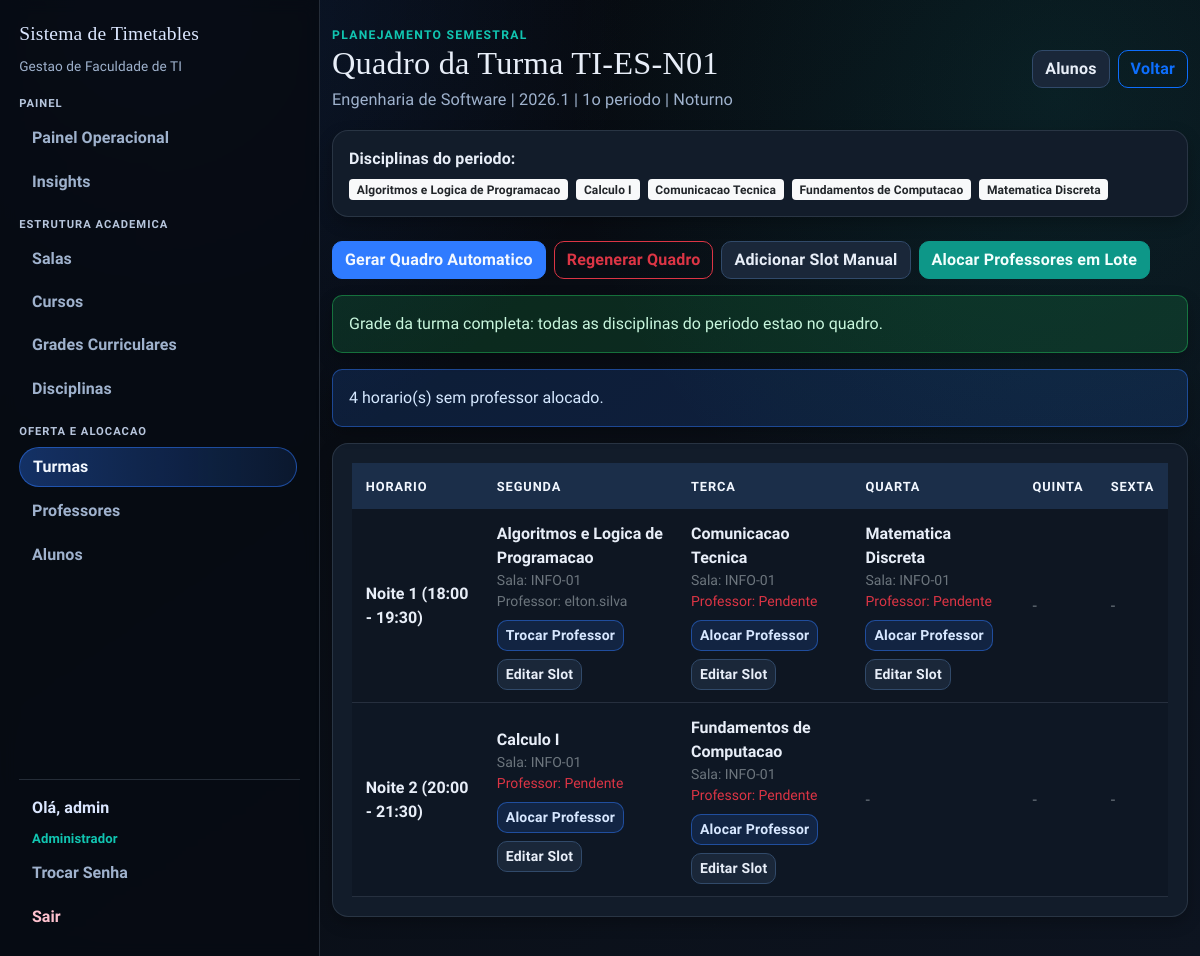
The page /turma/3/quadro (signed in) on the database its author committed.
### app/models.py (models this page shows, shortened)
class User(UserMixin, db.Model):
    id = db.Column(db.Integer, primary_key=True)
    username = db.Column(db.String(64), unique=True, nullable=False)
    email = db.Column(db.String(120), unique=True, nullable=False)
    password_hash = db.Column(db.String(128))
    role = db.Column(db.String(20), default='professor')  # 'admin' or 'professor'
    disciplinas_aptas = db.relationship(
        "Disciplina",
        secondary=professor_disciplina,
        lazy="select",
        backref=db.backref("professores_aptos", lazy="select"),
    )
    def is_admin(self):
        return self.role == 'admin'

class Turma(db.Model):
    id = db.Column(db.Integer, primary_key=True)
    curso_id = db.Column(db.Integer, db.ForeignKey("curso.id"), nullable=False)
    codigo = db.Column(db.String(30), nullable=False)
    semestre_letivo = db.Column(db.String(20), nullable=False)
    periodo = db.Column(db.Integer, nullable=False)
    turno = db.Column(db.String(20), nullable=False, default="noturno")
    quantidade_alunos = db.Column(db.Integer, nullable=True)
    ativa = db.Column(db.Boolean, nullable=False, default=True)
    curso = db.relationship("Curso", backref=db.backref("turmas", lazy="select"))
    __table_args__ = (
        db.UniqueConstraint("curso_id", "codigo", "semestre_letivo", name="unique_turma_codigo_semestre"),
    )

class Curso(db.Model):
    id = db.Column(db.Integer, primary_key=True)
    nome = db.Column(db.String(120), nullable=False, unique=True)
    codigo = db.Column(db.String(20), nullable=False, unique=True)
    quantidade_periodos = db.Column(db.Integer, nullable=False, default=8)
    ativo = db.Column(db.Boolean, nullable=False, default=True)

class Disciplina(db.Model):
    id = db.Column(db.Integer, primary_key=True)
    nome = db.Column(db.String(100), nullable=False)
    codigo = db.Column(db.String(20), unique=True, nullable=False)

class Sala(db.Model):
    id = db.Column(db.Integer, primary_key=True)
    nome = db.Column(db.String(100), nullable=False)
    capacidade = db.Column(db.Integer, nullable=False)

### app/routes/admin.py (the view, shortened to what this page needs)
@bp.route("/turma/<int:id>/quadro")
@login_required
@admin_required
def turma_quadro(id):
    turma = db.get_or_404(Turma, id)
    timetables = _load_turma_timetable_rows(turma.id)
    disciplinas_ids = allowed_disciplina_ids_for_turma(turma)
    disciplinas = []
    if disciplinas_ids:
        disciplinas = (
            Disciplina.query.filter(Disciplina.id.in_(disciplinas_ids))
            .order_by(Disciplina.nome.asc())
            .all()
        )
    schedule_grid = _build_turma_schedule_grid(turma, timetables)
    completeness = _turma_grade_completeness(turma, timetables)
    all_disciplina_ids = sorted(set(completeness["missing_ids"] + completeness["extra_ids"] + completeness["duplicate_ids"]))
    disciplina_name_by_id = {}
    pending_teacher_count = sum(1 for timetable in timetables if timetable.professor_id is None)
    form = DeleteForm()
    return render_template(
        "turma_quadro.html",
        turma=turma,
        disciplinas=disciplinas,
        timetables=timetables,
        schedule_grid=schedule_grid,
        pending_teacher_count=pending_teacher_count,
        generate_form=form,
        turno_label=get_turno_label(turma.turno),
        completeness=completeness,
        missing_disciplinas=[disciplina_name_by_id.get(row_id, f"ID {row_id}") for row_id in completeness["missing_ids"]],
        extra_disciplinas=[disciplina_name_by_id.get(row_id, f"ID {row_id}") for row_id in completeness["extra_ids"]],
        duplicate_disciplinas=[disciplina_name_by_id.get(row_id, f"ID {row_id}") for row_id in completeness["duplicate_ids"]],
    )

### app/forms.py (called while the page is built)
def get_shift_label(slot_id):
    slot = SHIFT_SLOT_MAP.get(slot_id)
    if not slot:
        return "Horario personalizado"
    return slot["label"]

def get_turno_label(turno):
    labels_by_turno = dict(TURNO_CHOICES)
    return labels_by_turno.get(turno, "Nao definido")

def allowed_slot_ids_for_turno(turno):
    return list(SLOT_IDS_BY_TURNO.get(turno, SLOT_IDS_BY_TURNO["noturno"]))

def resolve_shift_slot_id(hora_inicio, hora_fim):
    for slot_id, slot in SHIFT_SLOT_MAP.items():
        if slot["start"] == hora_inicio and slot["end"] == hora_fim:
            return slot_id
    return None

### app/models.py (called while the page is built)
@login_manager.user_loader
def load_user(user_id):
    return db.session.get(User, int(user_id))

### app/routes/admin.py (called while the page is built, shortened)
def _day_sort_value(day_label):
    label = (day_label or "").lower()
    if label.startswith("seg"):
        return 1
    if label.startswith("ter"):
        return 2
    if label.startswith("qua"):
        return 3

def _build_slot_key(day_label, slot_id):
    return f"{day_label}|{slot_id}"

def _load_turma_timetable_rows(turma_id):
    timetables = (
        Timetable.query.options(
            joinedload(Timetable.sala),
            joinedload(Timetable.professor),
            joinedload(Timetable.disciplina),
            joinedload(Timetable.turma).joinedload(Turma.curso),
        )
        .filter(Timetable.turma_id == turma_id)
        .all()
    )
    return sorted(
        timetables,
        key=lambda row: (
            _day_sort_value(canonical_day_label(row.dia)),
            row.hora_inicio,
            row.hora_fim,
        ),
    )

### app/routes/helpers.py (called while the page is built)
def admin_required_redirect():
    if getattr(current_user, "is_authenticated", False) and current_user.is_admin():
        return None
    flash("Acesso restrito ao administrador.", "danger")
    return redirect(url_for("main.index"))

def admin_required(view_func):
    @wraps(view_func)
    def wrapper(*args, **kwargs):
        guard = admin_required_redirect()
        if guard:
            return guard
        return view_func(*args, **kwargs)
    return wrapper

def normalize_text(value):
    return (value or "").strip()

def normalize_day_label(value):
    normalized = normalize_text(value).lower()
    normalized = unicodedata.normalize("NFD", normalized)
    return "".join(char for char in normalized if unicodedata.category(char) != "Mn")

def canonical_day_label(value):
    normalized = normalize_day_label(value)
    return DAY_CANONICAL_BY_NORMALIZED.get(normalized, normalize_text(value))

### templates/turma_quadro.html (shortened to what this page needs)
{% extends "base.html" %}
{% block content %}
<section class="stagger-in">
  <div class="page-head">
    <div>
      <p class="eyebrow">Planejamento Semestral</p>
      <h1>Quadro da Turma {{ turma.codigo }}</h1>
      <p class="page-lead">
        {{ turma.curso.nome if turma.curso else 'Curso removido' }} | {{ turma.semestre_letivo }} | {{ turma.periodo }}o periodo | {{ turno_label }}
      </p>
    </div>
    <div class="d-flex gap-2 flex-wrap">
      <a href="{{ url_for('main.turma_alunos', id=turma.id) }}" class="btn btn-outline-secondary">Alunos</a>
      <a href="{{ url_for('main.turmas') }}" class="btn btn-outline-primary">Voltar</a>
    </div>
  </div>
  <div class="surface p-3 mb-4">
    <p class="mb-2"><strong>Disciplinas do periodo:</strong></p>
    {% if disciplinas %}
    <div class="d-flex flex-wrap gap-2">
      {% for disciplina in disciplinas %}
      <span class="badge bg-light text-dark">{{ disciplina.nome }}</span>
      {% endfor %}
    </div>
    {% else %}
    <p class="text-muted mb-0">Nenhuma disciplina encontrada para este periodo na grade ativa.</p>
    {% endif %}
  </div>
  <div class="d-flex flex-wrap gap-2 mb-3">
    <form method="POST" action="{{ url_for('main.gerar_turma_quadro', id=turma.id) }}">
      <button type="submit" class="btn btn-primary">Gerar Quadro Automatico</button>
    </form>
    {% if timetables %}
    <form method="POST" action="{{ url_for('main.gerar_turma_quadro', id=turma.id) }}" onsubmit="return confirm('Substituir quadro atual da turma?');">
      <button type="submit" class="btn btn-outline-danger">Regenerar Quadro</button>
    </form>
    {% endif %}
    <a href="{{ url_for('main.new_timetable') }}" class="btn btn-outline-secondary">Adicionar Slot Manual</a>
    {% if completeness.is_complete and pending_teacher_count > 0 %}
    <a href="{{ url_for('main.alocar_professores_turma_lote', id=turma.id) }}" class="btn btn-success">Alocar Professores em Lote</a>
    {% endif %}
  </div>
  {% if completeness.is_complete %}
  <div class="alert alert-success">
    Grade da turma completa: todas as disciplinas do periodo estao no quadro.
  </div>
  {% endif %}
  {% if timetables %}
  <div class="alert alert-info">
    {{ pending_teacher_count }} horario(s) sem professor alocado.
  </div>
  <div class="surface table-shell">
    <div class="table-responsive">
      <table class="table align-middle">
        <thead>
          <tr>
            <th>Horario</th>
            {% for day in schedule_grid.days %}
            <th>{{ day }}</th>
            {% endfor %}
          </tr>
        </thead>
        <tbody>
          {% for row in schedule_grid.rows %}
          <tr>
            <td><strong>{{ row.slot_label }}</strong></td>
            {% for cell in row.cells %}
            <td>
              {% if cell.timetable %}
              <div><strong>{{ cell.timetable.disciplina.nome if cell.timetable.disciplina else 'Disciplina removida' }}</strong></div>
              <div class="small text-muted">Sala: {{ cell.timetable.sala.nome if cell.timetable.sala else 'Sala removida' }}</div>
              <div class="small {% if cell.timetable.professor %}text-muted{% else %}text-danger{% endif %}">
                Professor: {{ cell.timetable.professor.username if cell.timetable.professor else 'Pendente' }}
              </div>
              <a href="{{ url_for('main.alocar_professor_timetable', id=cell.timetable.id) }}" class="btn btn-sm btn-edit mt-2">
                {{ 'Trocar Professor' if cell.timetable.professor else 'Alocar Professor' }}
              </a>
              <a href="{{ url_for('main.edit_timetable', id=cell.timetable.id) }}" class="btn btn-sm btn-outline-secondary mt-2">Editar Slot</a>
              {% else %}
              <span class="text-muted">-</span>
              {% endif %}
            </td>
            {% endfor %}
          </tr>
          {% endfor %}
        </tbody>
      </table>
    </div>
  </div>
  {% else %}
  <div class="surface p-4">
    <h2 class="h5">Nenhum horario cadastrado para esta turma</h2>
    <p class="text-muted mb-0">Use "Gerar Quadro Automatico" para distribuir as disciplinas do periodo de segunda a sexta.</p>
  </div>
  {% endif %}
</section>
{% endblock %}

### templates/base.html (shortened to what this page needs)
<!doctype html>
<html lang="pt-br">
  <head>
    <link
      href="https://cdn.jsdelivr.net/npm/bootstrap@5.1.3/dist/css/bootstrap.min.css"
      rel="stylesheet"
    />
    <link rel="stylesheet" href="{{ url_for('static', filename='css/styles.css') }}" />
  </head>
  <body>
    {% if current_user.is_authenticated %}
    {% set current_endpoint = request.endpoint or '' %}
    <div class="app-shell">
      <aside class="app-sidebar">
        <a class="app-brand" href="{{ url_for('main.index') }}">Sistema de Timetables</a>
        <p class="sidebar-subtitle">Gestao de Faculdade de TI</p>
        <nav class="sidebar-nav">
          <ul class="nav flex-column gap-3">
            {% if current_user.is_admin() %}
            <li class="nav-group">
              <p class="sidebar-group-title">Painel</p>
              <a class="sidebar-link {{ 'is-active' if current_endpoint == 'main.admin_dashboard' else '' }}" href="{{ url_for('main.admin_dashboard') }}">Painel Operacional</a>
              <a class="sidebar-link {{ 'is-active' if current_endpoint == 'main.admin_insights' else '' }}" href="{{ url_for('main.admin_insights') }}">Insights</a>
            </li>
            <li class="nav-group">
              <p class="sidebar-group-title">Estrutura Academica</p>
              <a class="sidebar-link {{ 'is-active' if current_endpoint in ['main.salas', 'main.new_sala', 'main.edit_sala'] else '' }}" href="{{ url_for('main.salas') }}">Salas</a>
              <a class="sidebar-link {{ 'is-active' if current_endpoint in ['main.cursos', 'main.new_curso', 'main.edit_curso'] else '' }}" href="{{ url_for('main.cursos') }}">Cursos</a>
              <a class="sidebar-link {{ 'is-active' if current_endpoint in ['main.grades', 'main.new_grade', 'main.edit_grade', 'main.grade_items', 'main.new_grade_item', 'main.edit_grade_item'] else '' }}" href="{{ url_for('main.grades') }}">Grades Curriculares</a>
              <a class="sidebar-link {{ 'is-active' if current_endpoint in ['main.disciplinas', 'main.new_disciplina', 'main.edit_disciplina'] else '' }}" href="{{ url_for('main.disciplinas') }}">Disciplinas</a>
            </li>
            <li class="nav-group">
              <p class="sidebar-group-title">Oferta e Alocacao</p>
              <a class="sidebar-link {{ 'is-active' if current_endpoint in ['main.turmas', 'main.new_turma', 'main.edit_turma', 'main.turma_quadro', 'main.turma_alunos', 'main.delete_turma_matricula', 'main.alocar_professor_timetable', 'main.alocar_professores_turma_lote'] else '' }}" href="{{ url_for('main.turmas') }}">Turmas</a>
              <a class="sidebar-link {{ 'is-active' if current_endpoint in ['main.professores', 'main.new_professor', 'main.edit_professor'] else '' }}" href="{{ url_for('main.professores') }}">Professores</a>
              <a class="sidebar-link {{ 'is-active' if current_endpoint in ['main.alunos', 'main.new_aluno', 'main.edit_aluno'] else '' }}" href="{{ url_for('main.alunos') }}">Alunos</a>
            </li>
            {% else %}
            <li class="nav-group">
              <p class="sidebar-group-title">Professor</p>
              <a class="sidebar-link {{ 'is-active' if current_endpoint == 'main.professor_dashboard' else '' }}" href="{{ url_for('main.professor_dashboard') }}">Minhas Turmas</a>
            </li>
            {% endif %}
          </ul>
        </nav>
        <div class="sidebar-user">
          <span class="sidebar-greeting">Ol&aacute;, {{ current_user.username }}</span>
          <span class="sidebar-role">{{ 'Administrador' if current_user.is_admin() else 'Professor' }}</span>
          <a class="sidebar-link {{ 'is-active' if current_endpoint == 'main.change_password' else '' }}" href="{{ url_for('main.change_password') }}">Trocar Senha</a>
          <a class="sidebar-link sidebar-link-logout" href="{{ url_for('main.logout') }}">Sair</a>
        </div>
      </aside>
      <main class="app-content">
        <div class="container app-main">
    {% endif %}
      {% block content %}{% endblock %}
    {% if current_user.is_authenticated %}
        </div>
      </main>
    </div>
    {% else %}
    </main>
    {% endif %}
  </body>
</html>

### rows shown on the page
User: username "admin", role "Administrador"
Turma: codigo "TI-ES-N01", semestre_letivo "2026.1", periodo "1", turno "Noturno"
Curso: curso "Engenharia de Software"
Disciplina: nome "Algoritmos e Logica de Programacao", timetable.disciplina "Algoritmos e Logica de Programacao"
Disciplina: nome "Calculo I", timetable.disciplina "Calculo I"
Disciplina: nome "Comunicacao Tecnica", timetable.disciplina "Comunicacao Tecnica"
Disciplina: nome "Fundamentos de Computacao", timetable.disciplina "Fundamentos de Computacao"
Disciplina: nome "Matematica Discreta", timetable.disciplina "Matematica Discreta"
Sala: timetable.sala "INFO-01" "INFO-01" "INFO-01" "INFO-01" "INFO-01"
User: timetable.professor "elton.silva"

### other values the page prints
{{ pending_teacher_count }} "4"
{{ day }} "SEGUNDA" "TERCA" "QUARTA" "QUINTA" "SEXTA"
{{ row.slot_label }} "Noite 1 (18:00 - 19:30)" "Noite 2 (20:00 - 21:30)"
{{ 'Trocar Professor' if cell.timetable.professor else 'Alocar Professor' }} "Trocar Professor" "Alocar Professor" "Alocar Professor" "Alocar Professor" "Alocar Professor"
